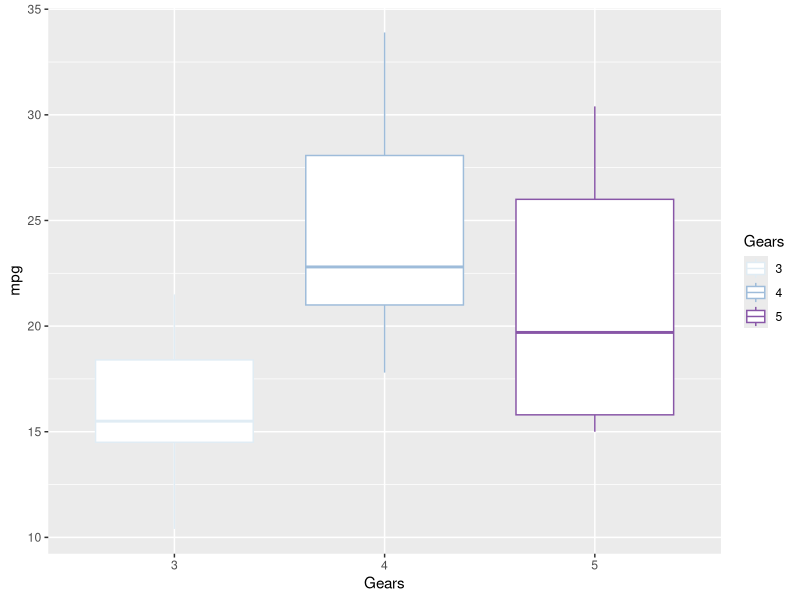
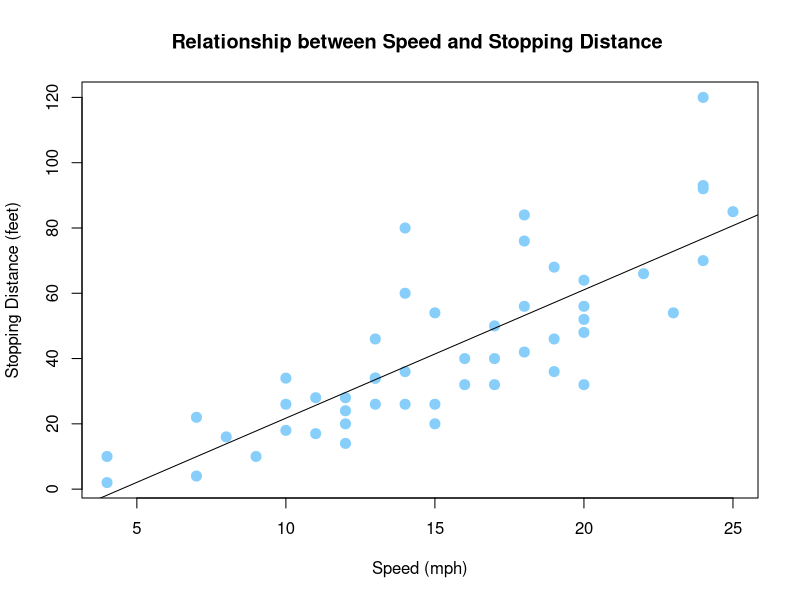
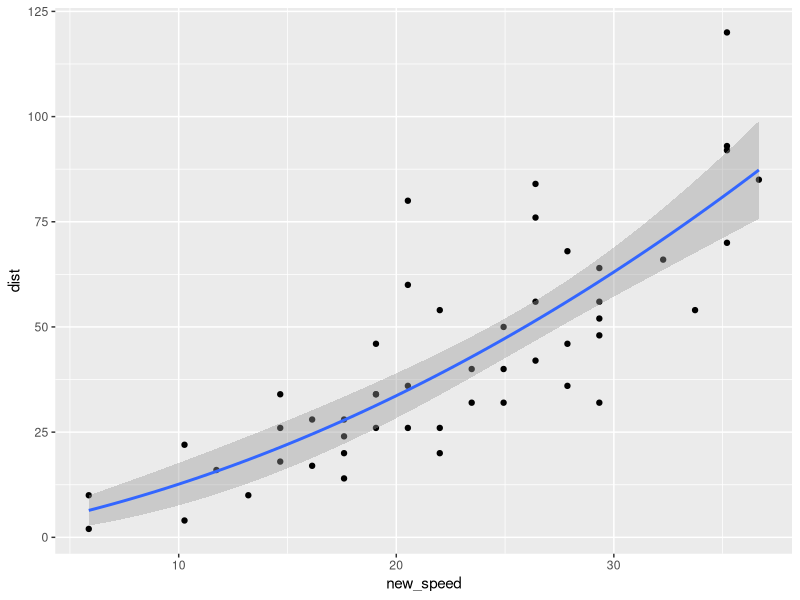

Write R code to recreate these figures, in order.
## ---- chunk 1
sum(5:55)
## ---- chunk 2
sumfun <- function(n) {sum(5:n)}

sumfun(10)
sumfun(20)
sumfun(100)
## ---- chunk 3

Fibonacci_seq <- numeric(12)
Fibonacci_seq[1] <- 1
Fibonacci_seq[2] <- 1
for (i in 3:12) { 
   Fibonacci_seq[i] <- Fibonacci_seq[i-1]+Fibonacci_seq[i-2]
}
print("The first 12 numbers of the Fibonacci sequence are:")
print(Fibonacci_seq)
## ---- chunk 4

library(ggplot2)

Gears <- as.factor((mtcars[,10]))


ggplot(mtcars, aes(x=Gears, y=mpg, color=Gears))+ 
geom_boxplot()+
scale_color_brewer(palette="BuPu")
    

## ---- chunk 5
distance<-lm(dist~speed,cars)
summary(distance)
## ---- chunk 6
plot(cars, col='lightskyblue',pch=20, cex=2, main="Relationship between Speed and Stopping Distance ", "Speed (mph)", "Stopping Distance (feet)")
abline(-17.5791, 3.9324)

## ---- chunk 7

new_speed <- cars$speed * (5280/3600)

line<-lm(dist ~ 0+ new_speed + I(new_speed^2),cars)


summary(line)

## ---- chunk 8
y <- cars$dist
x <- cars$new_speed

ggplot(cars,aes(new_speed,dist)) + 
    geom_point() + 
    geom_smooth(method="lm", formula="y~0+x+I(x^2)")
